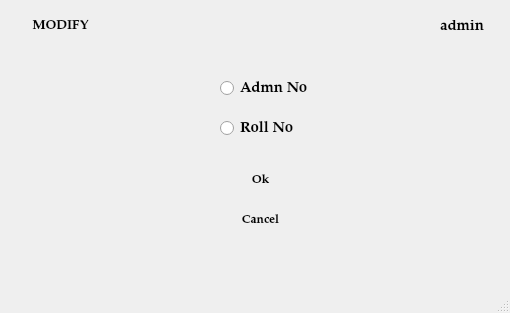
<?xml version="1.0" encoding="UTF-8"?>
<ui version="4.0">
 <class>modify_2</class>
 <widget class="QMainWindow" name="modify_2">
  <property name="geometry">
   <rect>
    <x>0</x>
    <y>0</y>
    <width>510</width>
    <height>313</height>
   </rect>
  </property>
  <property name="windowTitle">
   <string>MainWindow</string>
  </property>
  <widget class="QWidget" name="centralwidget">
   <widget class="QLabel" name="invalid">
    <property name="geometry">
     <rect>
      <x>150</x>
      <y>350</y>
      <width>251</width>
      <height>31</height>
     </rect>
    </property>
    <property name="font">
     <font>
      <family>MS Sans Serif</family>
     </font>
    </property>
    <property name="styleSheet">
     <string notr="true">color: rgb(255, 3, 3);</string>
    </property>
    <property name="text">
     <string/>
    </property>
   </widget>
   <widget class="QLabel" name="label">
    <property name="enabled">
     <bool>true</bool>
    </property>
    <property name="geometry">
     <rect>
      <x>0</x>
      <y>-20</y>
      <width>751</width>
      <height>541</height>
     </rect>
    </property>
    <property name="frameShadow">
     <enum>QFrame::Plain</enum>
    </property>
    <property name="text">
     <string/>
    </property>
    <property name="pixmap">
     <pixmap resource="pic.qrc">:/newPrefix/ttt.jpg</pixmap>
    </property>
   </widget>
   <widget class="QPushButton" name="add">
    <property name="geometry">
     <rect>
      <x>10</x>
      <y>10</y>
      <width>101</width>
      <height>31</height>
     </rect>
    </property>
    <property name="font">
     <font>
      <family>Palatino Linotype</family>
      <pointsize>10</pointsize>
      <weight>75</weight>
      <bold>true</bold>
     </font>
    </property>
    <property name="acceptDrops">
     <bool>false</bool>
    </property>
    <property name="styleSheet">
     <string notr="true">background-color: rgb(255, 255, 255);</string>
    </property>
    <property name="text">
     <string>MODIFY</string>
    </property>
    <property name="checkable">
     <bool>false</bool>
    </property>
    <property name="default">
     <bool>true</bool>
    </property>
    <property name="flat">
     <bool>true</bool>
    </property>
   </widget>
   <widget class="QLabel" name="label_2">
    <property name="geometry">
     <rect>
      <x>410</x>
      <y>10</y>
      <width>31</width>
      <height>31</height>
     </rect>
    </property>
    <property name="text">
     <string/>
    </property>
    <property name="pixmap">
     <pixmap resource="pic.qrc">:/newPrefix/icon.png</pixmap>
    </property>
   </widget>
   <widget class="QLabel" name="label_3">
    <property name="geometry">
     <rect>
      <x>440</x>
      <y>20</y>
      <width>47</width>
      <height>13</height>
     </rect>
    </property>
    <property name="font">
     <font>
      <family>Palatino Linotype</family>
      <pointsize>11</pointsize>
      <weight>75</weight>
      <bold>true</bold>
     </font>
    </property>
    <property name="text">
     <string>admin</string>
    </property>
   </widget>
   <widget class="QLabel" name="invalid_2">
    <property name="geometry">
     <rect>
      <x>240</x>
      <y>280</y>
      <width>151</width>
      <height>16</height>
     </rect>
    </property>
    <property name="font">
     <font>
      <family>MS Sans Serif</family>
      <pointsize>10</pointsize>
      <weight>75</weight>
      <bold>true</bold>
     </font>
    </property>
    <property name="styleSheet">
     <string notr="true">color:rgb(238, 0, 0)</string>
    </property>
    <property name="text">
     <string/>
    </property>
   </widget>
   <widget class="QPushButton" name="cancel">
    <property name="geometry">
     <rect>
      <x>220</x>
      <y>210</y>
      <width>81</width>
      <height>21</height>
     </rect>
    </property>
    <property name="font">
     <font>
      <family>Palatino Linotype</family>
      <pointsize>9</pointsize>
      <weight>75</weight>
      <bold>true</bold>
     </font>
    </property>
    <property name="acceptDrops">
     <bool>false</bool>
    </property>
    <property name="styleSheet">
     <string notr="true">background-color: rgb(255, 255, 255);</string>
    </property>
    <property name="text">
     <string>Cancel</string>
    </property>
    <property name="checkable">
     <bool>false</bool>
    </property>
    <property name="default">
     <bool>true</bool>
    </property>
    <property name="flat">
     <bool>true</bool>
    </property>
   </widget>
   <widget class="QPushButton" name="submit">
    <property name="geometry">
     <rect>
      <x>220</x>
      <y>170</y>
      <width>81</width>
      <height>21</height>
     </rect>
    </property>
    <property name="font">
     <font>
      <family>Palatino Linotype</family>
      <pointsize>9</pointsize>
      <weight>75</weight>
      <bold>true</bold>
     </font>
    </property>
    <property name="acceptDrops">
     <bool>false</bool>
    </property>
    <property name="styleSheet">
     <string notr="true">background-color: rgb(255, 255, 255);</string>
    </property>
    <property name="text">
     <string>Ok</string>
    </property>
    <property name="checkable">
     <bool>false</bool>
    </property>
    <property name="default">
     <bool>true</bool>
    </property>
    <property name="flat">
     <bool>true</bool>
    </property>
   </widget>
   <widget class="QRadioButton" name="adid">
    <property name="geometry">
     <rect>
      <x>220</x>
      <y>80</y>
      <width>111</width>
      <height>17</height>
     </rect>
    </property>
    <property name="font">
     <font>
      <family>Palatino Linotype</family>
      <pointsize>11</pointsize>
      <weight>75</weight>
      <bold>true</bold>
     </font>
    </property>
    <property name="text">
     <string>Admn No</string>
    </property>
   </widget>
   <widget class="QRadioButton" name="rollno">
    <property name="geometry">
     <rect>
      <x>220</x>
      <y>120</y>
      <width>111</width>
      <height>17</height>
     </rect>
    </property>
    <property name="font">
     <font>
      <family>Palatino Linotype</family>
      <pointsize>11</pointsize>
      <weight>75</weight>
      <bold>true</bold>
     </font>
    </property>
    <property name="text">
     <string>Roll No</string>
    </property>
   </widget>
  </widget>
  <widget class="QMenuBar" name="menubar">
   <property name="geometry">
    <rect>
     <x>0</x>
     <y>0</y>
     <width>510</width>
     <height>21</height>
    </rect>
   </property>
  </widget>
  <widget class="QStatusBar" name="statusbar"/>
 </widget>
 <tabstops>
  <tabstop>adid</tabstop>
  <tabstop>rollno</tabstop>
  <tabstop>submit</tabstop>
  <tabstop>cancel</tabstop>
  <tabstop>add</tabstop>
 </tabstops>
 <resources>
  <include location="pic.qrc"/>
 </resources>
 <connections/>
</ui>
